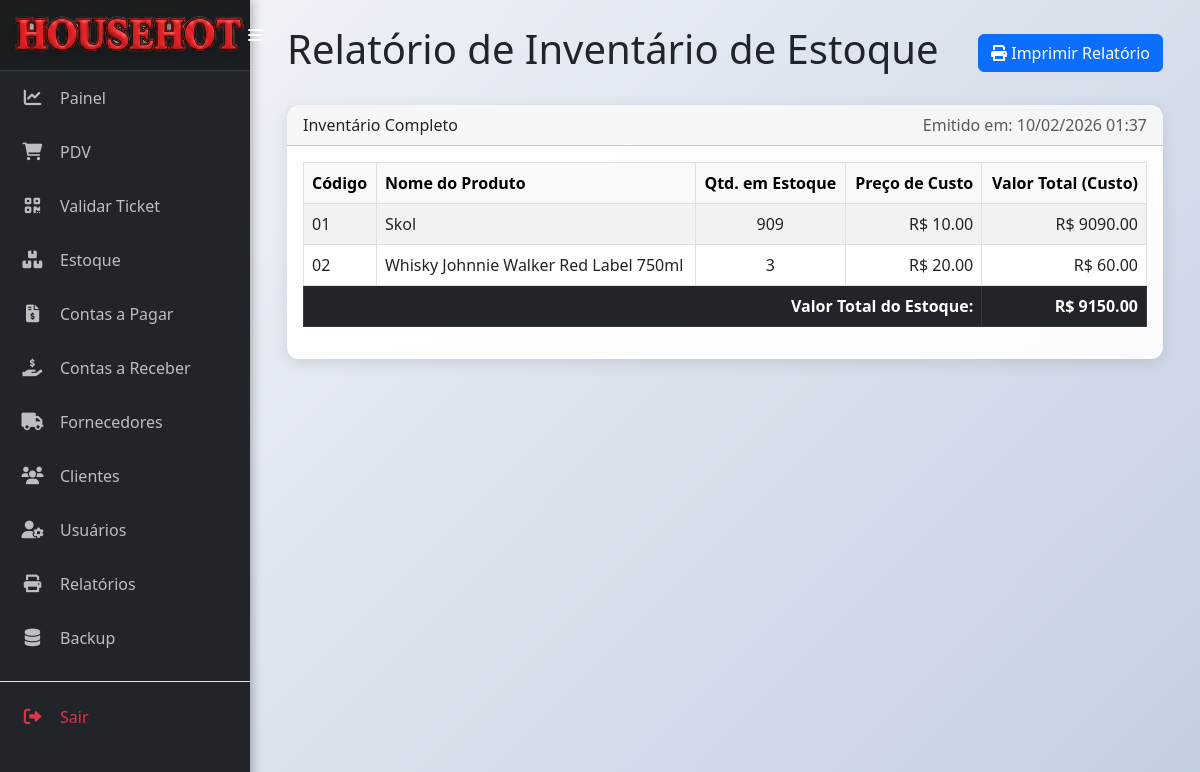
Before: /relatorio/estoque (signed in) with the older database file.
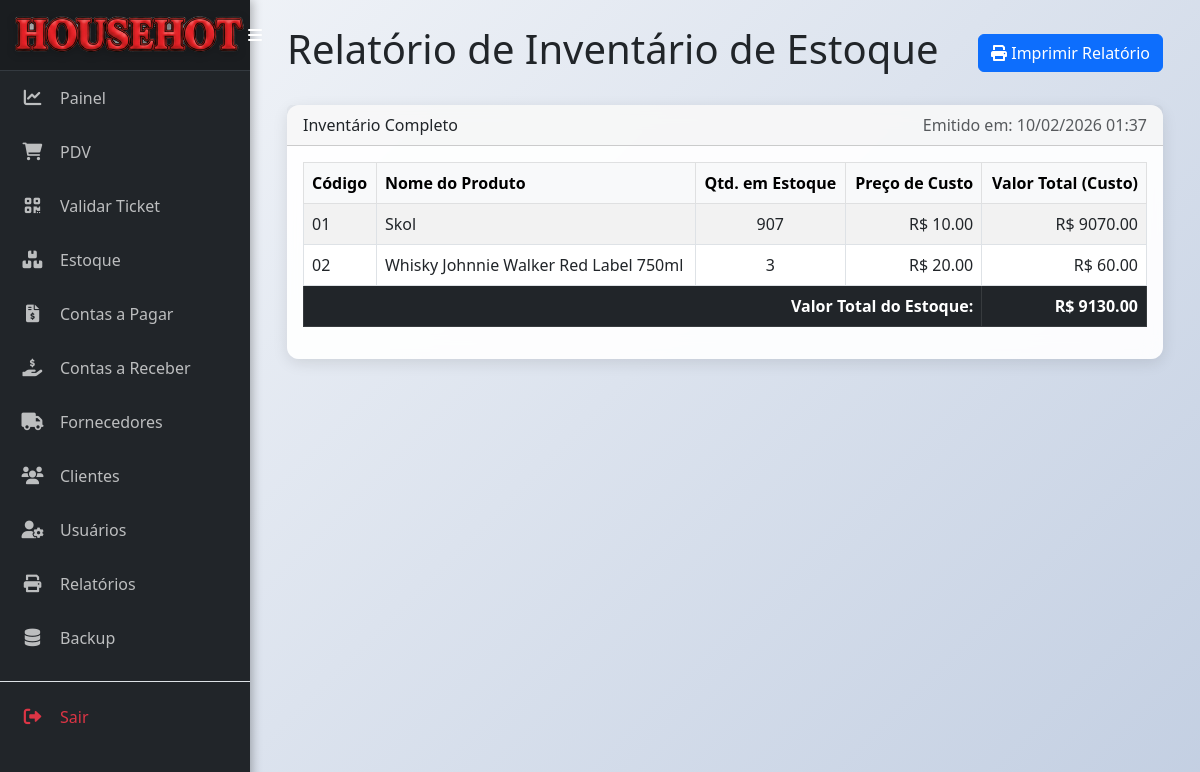
After: the same page with the newer database file.
### models.py (models this page shows)
class Produto(db.Model):
    __tablename__ = 'produto'
    id = db.Column(db.Integer, primary_key=True)
    codigo = db.Column(db.String(50), nullable=False, unique=True)
    nome = db.Column(db.String(100), nullable=False)
    categoria = db.Column(db.String(50))
    preco_custo = db.Column(db.Float, nullable=False)
    preco_venda = db.Column(db.Float, nullable=False)
    quantidade_estoque = db.Column(db.Integer, nullable=False, default=0)
    estoque_minimo = db.Column(db.Integer, default=5)
    data_fabricacao = db.Column(db.Date, nullable=True)
    data_vencimento = db.Column(db.Date, nullable=True)
    fornecedor_id = db.Column(db.Integer, db.ForeignKey('fornecedor.id'), nullable=False)
    movimentacoes = db.relationship('MovimentacaoEstoque', backref='produto', lazy=True)
    tickets = db.relationship('Ticket', backref='produto', lazy=True)

### app.py (the view)
@app.route('/relatorio/estoque')
@login_required
def relatorio_estoque():
    produtos = Produto.query.order_by(Produto.nome.asc()).all()
    valor_total_estoque = sum(p.quantidade_estoque * p.preco_custo for p in produtos)
    return render_template('relatorio_estoque.html', produtos=produtos, valor_total_estoque=valor_total_estoque, data_emissao=datetime.now())

### app.py (called while the page is built)
@app.context_processor
def inject_datetime():
    return {'modules': {'datetime': datetime, 'date': date, 'timedelta': timedelta}}

def login_required(f):
    @wraps(f)
    def decorated_function(*args, **kwargs):
        if 'logged_in' not in session or 'user_id' not in session:
            session.clear()
            flash('A sua sessão é inválida. Por favor, faça login novamente.', 'warning')
            return redirect(url_for('login'))
        return f(*args, **kwargs)
    return decorated_function

### templates/relatorio_estoque.html (shortened to what this page needs)
{% extends 'base.html' %}
{% block content %}
<div class="d-flex justify-content-between align-items-center mb-4 no-print">
    <h1>Relatório de Inventário de Estoque</h1>
    <button onclick="window.print()" class="btn btn-primary">
        <i class="fas fa-print"></i> Imprimir Relatório
    </button>
</div>
<div class="card">
    <div class="card-header">
        <div class="d-flex justify-content-between">
            <span>Inventário Completo</span>
            <span class="text-muted">Emitido em: {{ data_emissao.strftime('%d/%m/%Y %H:%M') }}</span>
        </div>
    </div>
    <div class="card-body">
        <table class="table table-striped table-bordered">
            <thead class="table-light">
                <tr>
                    <th>Código</th>
                    <th>Nome do Produto</th>
                    <th class="text-center">Qtd. em Estoque</th>
                    <th class="text-end">Preço de Custo</th>
                    <th class="text-end">Valor Total (Custo)</th>
                </tr>
            </thead>
            <tbody>
                {% for produto in produtos %}
                <tr>
                    <td>{{ produto.codigo }}</td>
                    <td>{{ produto.nome }}</td>
                    <td class="text-center">{{ produto.quantidade_estoque }}</td>
                    <td class="text-end">R$ {{ "%.2f"|format(produto.preco_custo) }}</td>
                    <td class="text-end">R$ {{ "%.2f"|format(produto.quantidade_estoque * produto.preco_custo) }}</td>
                </tr>
                {% else %}
                <tr>
                    <td colspan="5" class="text-center text-muted">Nenhum produto em estoque.</td>
                </tr>
                {% endfor %}
            </tbody>
            <tfoot>
                <tr class="table-dark">
                    <td colspan="4" class="text-end"><strong>Valor Total do Estoque:</strong></td>
                    <td class="text-end"><strong>R$ {{ "%.2f"|format(valor_total_estoque) }}</strong></td>
                </tr>
            </tfoot>
        </table>
    </div>
</div>
{% endblock %}

Changed rows visible on the page:
changed Produto "Skol": quantidade_estoque "909" → "907"; produto.quantidade_estoque*produto.preco_custo "9090.00" → "9070.00"
Other visible differences:
{{ "%.2f"|format(valor_total_estoque) }}: "9150.00" → "9130.00"
